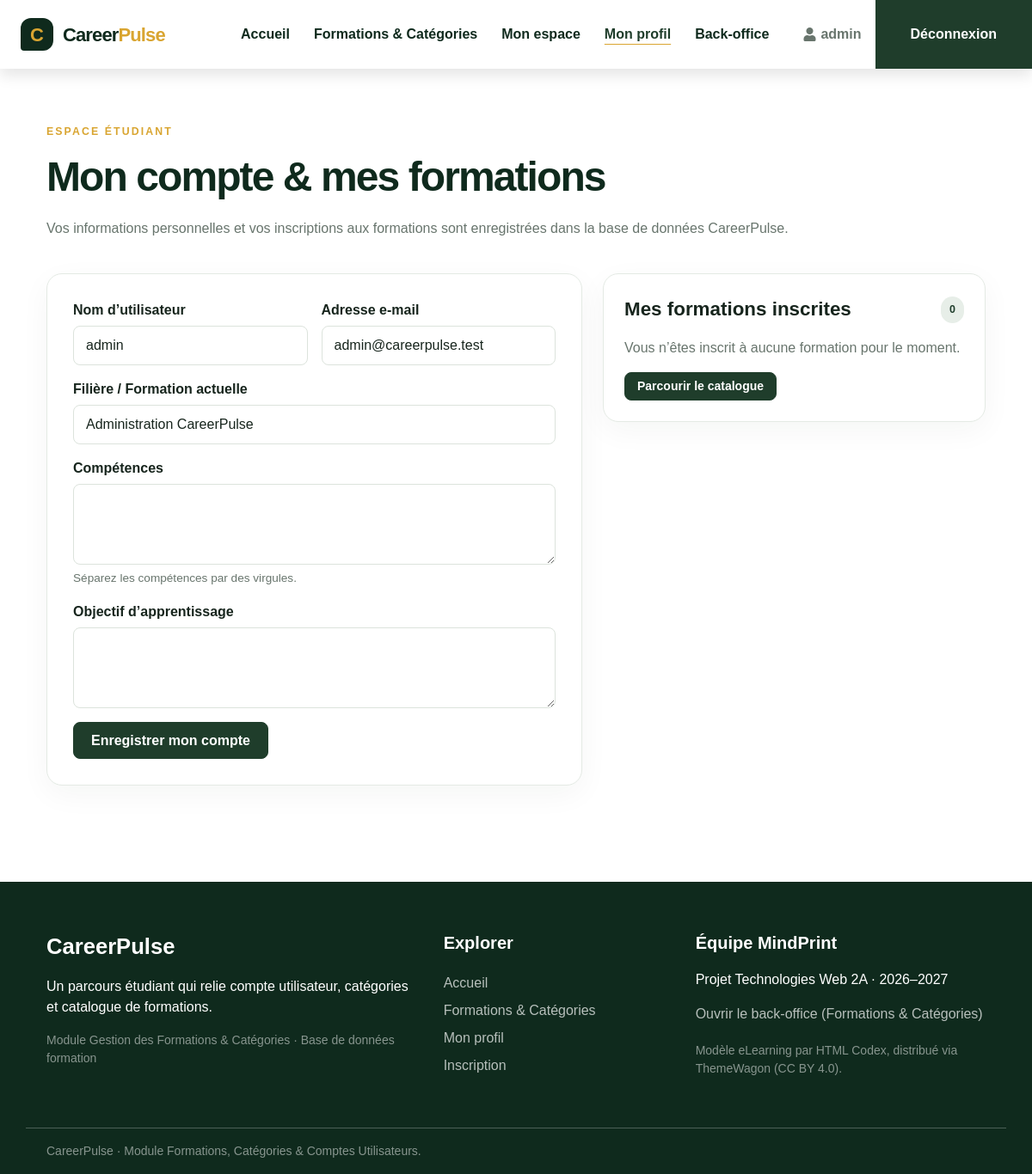
/index.php?action=profile (signed in), run on the app's committed database.
### tables this page shows
CREATE TABLE IF NOT EXISTS users (
    id         INT UNSIGNED NOT NULL AUTO_INCREMENT PRIMARY KEY,
    username   VARCHAR(50)  NOT NULL UNIQUE,
    email      VARCHAR(150) NOT NULL UNIQUE,
    password   VARCHAR(255) NOT NULL,                        
    role       ENUM('user','admin') NOT NULL DEFAULT 'user',  
    study      VARCHAR(160) NOT NULL DEFAULT '',
    skills     TEXT NULL,
    goal       TEXT NULL,
    status     ENUM('active','suspended') NOT NULL DEFAULT 'active',
    created_at TIMESTAMP NOT NULL DEFAULT CURRENT_TIMESTAMP
);

### app/Controllers/Controller.php (called while the page is built, shortened)
<?php
abstract class Controller
{
    protected function render(string $area, string $view, string $title, string $currentPage, array $data = [], ?string $scriptsView = null): void
    {
        extract($data, EXTR_SKIP);
        require __DIR__ . '/../Views/' . $area . '/pages/' . $view . '.php';
        require __DIR__ . '/../Views/' . $area . '/layout.php';
    }
}

### app/Controllers/ProfileController.php (called while the page is built, shortened)
<?php
final class ProfileController extends DatabaseController
{
    public function index(): void
    {
        $userId = (int) $_SESSION['user_id'];
        $user = $this->findUserById($userId);
        $errors = [];
        $this->render('front', 'profile', 'Mon profil', 'profile', [
            'user' => $user,
            'errors' => $errors,
            'enrolledCourses' => $this->fetchEnrolledCourses($userId),
        ]);
    }
}

### index.php (called while the page is built, shortened)
<?php
$action = isset($_GET['action']) && is_string($_GET['action']) ? $_GET['action'] : 'home';
require_once __DIR__ . '/app/bootstrap.php';
$routes = require __DIR__ . '/app/routes.php';
[$controllerClass, $method] = $routes[$action];
try {
    $controller = new $controllerClass();
    $controller->{$method}();
} catch (PDOException $e) {
    error_log('[CareerPulse] ' . $e->getMessage());
    http_response_code(500);
    echo '<h1>Base de données indisponible</h1><p>Vérifiez que MySQL est démarré, que la base « formation » est importée (database/formation.sql) et que config/database.php est correct.</p>';
}

### app/helpers.php (called while the page is built, shortened)
<?php
function e(mixed $value): string
{
    return htmlspecialchars((string) $value, ENT_QUOTES | ENT_SUBSTITUTE, 'UTF-8');
}
function route(string $action, array $parameters = []): string
{
    return 'index.php?' . http_build_query(['action' => $action] + $parameters);
}

### app/Controllers/DatabaseController.php (called while the page is built, shortened)
<?php
abstract class DatabaseController extends Controller
{
    public function __construct()
    {
        $this->db = Database::getConnexion();
    }
}

### app/bootstrap.php (called while the page is built, shortened)
<?php
require_once __DIR__ . '/helpers.php';
spl_autoload_register(static function (string $class): void {
    $prefix = 'CareerPulse\\';
    $file = __DIR__ . '/' . str_replace('\\', '/', substr($class, strlen($prefix))) . '.php';
});

### config/database.php (called while the page is built, shortened)
<?php
return [
    'host'     => 'localhost',
    'port'     => 3306,
    'name'     => 'formation',
    'user'     => 'root',
    'password' => '',
    'charset'  => 'utf8mb4',
];

### app/Database.php (called while the page is built, shortened)
<?php
final class Database
{
    private static ?PDO $pdo = null;
    public static function getConnexion(): PDO
    {
        if (self::$pdo === null) {
            $c = require __DIR__ . '/../config/database.php';
            $dsn = sprintf('mysql:host=%s;port=%d;dbname=%s;charset=%s', $c['host'], $c['port'], $c['name'], $c['charset']);
            try {
                self::$pdo = new PDO($dsn, $c['user'], $c['password'], [
                    PDO::ATTR_ERRMODE => PDO::ERRMODE_EXCEPTION,
                    PDO::ATTR_DEFAULT_FETCH_MODE => PDO::FETCH_ASSOC,
                    PDO::ATTR_EMULATE_PREPARES => false,
                ]);
            } catch (PDOException $e) {
                throw new PDOException('Connexion à la base de données impossible.', (int) $e->getCode());
            }
        }
        return self::$pdo;
    }
}

### app/Controllers/UserQueries.php (called while the page is built, shortened)
<?php
trait UserQueries
{
    private function findUserById(int $id): ?UserModel
    {
        $stmt = $this->db->prepare('SELECT * FROM users WHERE id = :id LIMIT 1');
        $stmt->execute(['id' => $id]);
        $row = $stmt->fetch();
        return $row ? UserModel::fromArray($row) : null;
    }
}

### app/Models/UserModel.php (called while the page is built, shortened)
<?php
final class UserModel
{
    private string $username = '';
    private string $email = '';
    private string $study = '';
    public function getUsername(): string
    {
        return $this->username;
    }
    public function getEmail(): string
    {
        return $this->email;
    }
    public function getStudy(): string
    {
        return $this->study;
    }
    public function setUsername(string $username): void
    {
        $this->username = $username;
    }
    public function setEmail(string $email): void
    {
        $this->email = $email;
    }
    public function setStudy(string $study): void
    {
        $this->study = $study;
    }
    public static function fromArray(array $row): self
    {
        $model = new self();
        $model->setId((int) ($row['id'] ?? 0));
        $model->setUsername((string) ($row['username'] ?? ''));
        $model->setEmail((string) ($row['email'] ?? ''));
        $model->setPassword((string) ($row['password'] ?? ''));
        $model->setRole((string) ($row['role'] ?? 'user'));
        $model->setStudy((string) ($row['study'] ?? ''));
        $model->setSkills((string) ($row['skills'] ?? ''));
        $model->setGoal((string) ($row['goal'] ?? ''));
        $model->setStatus((string) ($row['status'] ?? 'active'));
        $model->setCreatedAt((string) ($row['created_at'] ?? ''));
        return $model;
    }
}

### app/Views/front/pages/profile.php (the view, shortened to what this page needs)
<main class="cp-section">
    <div class="cp-container cp-profile">
        <div class="cp-page-heading cp-profile-heading">
            <p class="cp-eyebrow">ESPACE ÉTUDIANT</p>
            <h1>Mon compte &amp; mes formations</h1>
            <p class="cp-muted">Vos informations personnelles et vos inscriptions aux formations sont enregistrées dans la base de données CareerPulse.</p>
        </div>
        <form class="cp-panel cp-profile-form" method="post" action="<?= e(route('profile')) ?>" id="profile-form">
            <div class="cp-form-grid">
                <div class="cp-field"><label for="username">Nom d’utilisateur</label><input class="cp-input" id="username" name="username" value="<?= e($user->getUsername()) ?>" required></div>
                <div class="cp-field"><label for="email">Adresse e-mail</label><input class="cp-input" id="email" name="email" type="email" value="<?= e($user->getEmail()) ?>" required></div>
                <div class="cp-field cp-field--full"><label for="study">Filière / Formation actuelle</label><input class="cp-input" id="study" name="study" value="<?= e($user->getStudy()) ?>"></div>
                <div class="cp-field cp-field--full"><label for="skills">Compétences</label><textarea class="cp-input" id="skills" name="skills" rows="3"><?= e($user->getSkills()) ?></textarea><span class="cp-help">Séparez les compétences par des virgules.</span></div>
                <div class="cp-field cp-field--full"><label for="goal">Objectif d’apprentissage</label><textarea class="cp-input" id="goal" name="goal" rows="3"><?= e($user->getGoal()) ?></textarea></div>
                <div class="cp-field--full"><button class="cp-btn cp-btn--primary" type="submit">Enregistrer mon compte</button></div>
            </div>
        </form>
        <aside class="cp-panel cp-profile-side">
            <div class="cp-side-head">
                <h2>Mes formations inscrites</h2>
                <span class="cp-status-label"><?= count($enrolledCourses) ?></span>
            </div>
            <?php if (empty($enrolledCourses)): ?>
                <p class="cp-muted">Vous n’êtes inscrit à aucune formation pour le moment.</p>
                <a href="<?= e(route('courses')) ?>" class="cp-btn cp-btn--primary cp-btn--sm">Parcourir le catalogue</a>
            <?php endif; ?>
        </aside>
    </div>
</main>

### app/Views/assets/front/css/careerpulse.css (style rules this page uses)
:root { --primary: #1f3d2b; --light: #fafaf9; --dark: #0f2a1d; --cp-sage: #e7eee8; --cp-gold: #d9a531; --cp-ink: #17251d; --cp-muted: #68756d; --cp-border: #e4eae4; --cp-radius: 18px; --cp-gap: 24px; }
*, *::before, *::after { box-sizing: border-box; }
html { scroll-behavior: smooth; }
body { display: flex; flex-direction: column; min-height: 100vh; margin: 0; color: var(--cp-ink); background: #fff; font-family: Arial, Helvetica, sans-serif; line-height: 1.5; }
main { flex: 1 0 auto; }
a { color: var(--primary); text-decoration: none; }
h1, h2, h3, h4, p { margin-top: 0; }
.cp-muted { color: var(--cp-muted); }
.cp-container { width: 100%; margin-inline: auto; padding-inline: 16px; }
.cp-section { padding-block: 48px; }
.cp-eyebrow { margin-bottom: 8px; color: var(--cp-gold); font-size: .77rem; font-weight: 800; letter-spacing: .17em; text-transform: uppercase; }
.cp-page-heading h1 { margin-bottom: 12px; color: var(--dark); font-size: clamp(2rem, 4vw, 3rem); font-weight: 800; letter-spacing: -.04em; }
.cp-btn { display: inline-flex; align-items: center; justify-content: center; gap: 8px; padding: 11px 20px; border: 1px solid transparent; border-radius: 8px; background: transparent; font: inherit; font-weight: 700; line-height: 1.2; text-align: center; cursor: pointer; transition: background-color .2s ease, color .2s ease, border-color .2s ease; }
.cp-btn--primary { background: var(--primary); border-color: var(--primary); color: #fff; }
.cp-btn--sm { padding: 7px 14px; font-size: .875rem; }
.cp-panel { padding: 21px; border: 1px solid var(--cp-border); border-radius: var(--cp-radius); background: #fff; box-shadow: 0 10px 35px rgba(15, 42, 29, .045); }
.cp-field { display: flex; flex-direction: column; gap: 6px; }
.cp-field label { font-weight: 700; }
.cp-input { width: 100%; min-height: 46px; padding: 10px 14px; border: 1px solid #dce3dc; border-radius: 8px; background: #fff; color: var(--cp-ink); font: inherit; }
textarea.cp-input { resize: vertical; }
.cp-help { color: var(--cp-muted); font-size: .85rem; }
.cp-form-grid { display: grid; gap: 16px; grid-template-columns: 1fr; }
.cp-type-tag, .cp-status-label { display: inline-flex; align-items: center; padding: 6px 10px; border-radius: 999px; background: var(--cp-sage); color: var(--primary); font-size: .78rem; font-weight: 800; }
.cp-profile { display: grid; gap: var(--cp-gap); grid-template-columns: 1fr; grid-template-areas: "heading" "form" "side"; }
.cp-profile-heading { grid-area: heading; }
.cp-profile-form { grid-area: form; }
.cp-profile-side { grid-area: side; align-self: start; }
.cp-side-head { display: flex; flex-wrap: wrap; align-items: center; justify-content: space-between; gap: 12px; margin-bottom: 16px; }
.cp-side-head h2 { margin: 0; font-size: 1.4rem; }
@media (min-width: 576px) { .cp-container { padding-inline: 24px; } }
@media (min-width: 576px) { .cp-panel { padding: 30px; } }
@media (min-width: 576px) { .cp-profile-side.cp-panel { padding: 24px; } }
@media (min-width: 768px) { .cp-section { padding-block: 64px; } }
@media (min-width: 768px) { .cp-form-grid { grid-template-columns: repeat(2, 1fr); } }
@media (min-width: 768px) { .cp-form-grid .cp-field--full { grid-column: 1 / -1; } }
@media (min-width: 1024px) { .cp-profile { grid-template-columns: 7fr 5fr; grid-template-areas: "heading heading" "form side"; } }
@media (min-width: 1200px) { .cp-container { max-width: 1140px; } }

### data on the page
users: username "admin", email "admin@careerpulse.test", study "Administration CareerPulse"

### other printed values
$_SESSION['username'] "admin"
count($enrolledCourses) "0"
